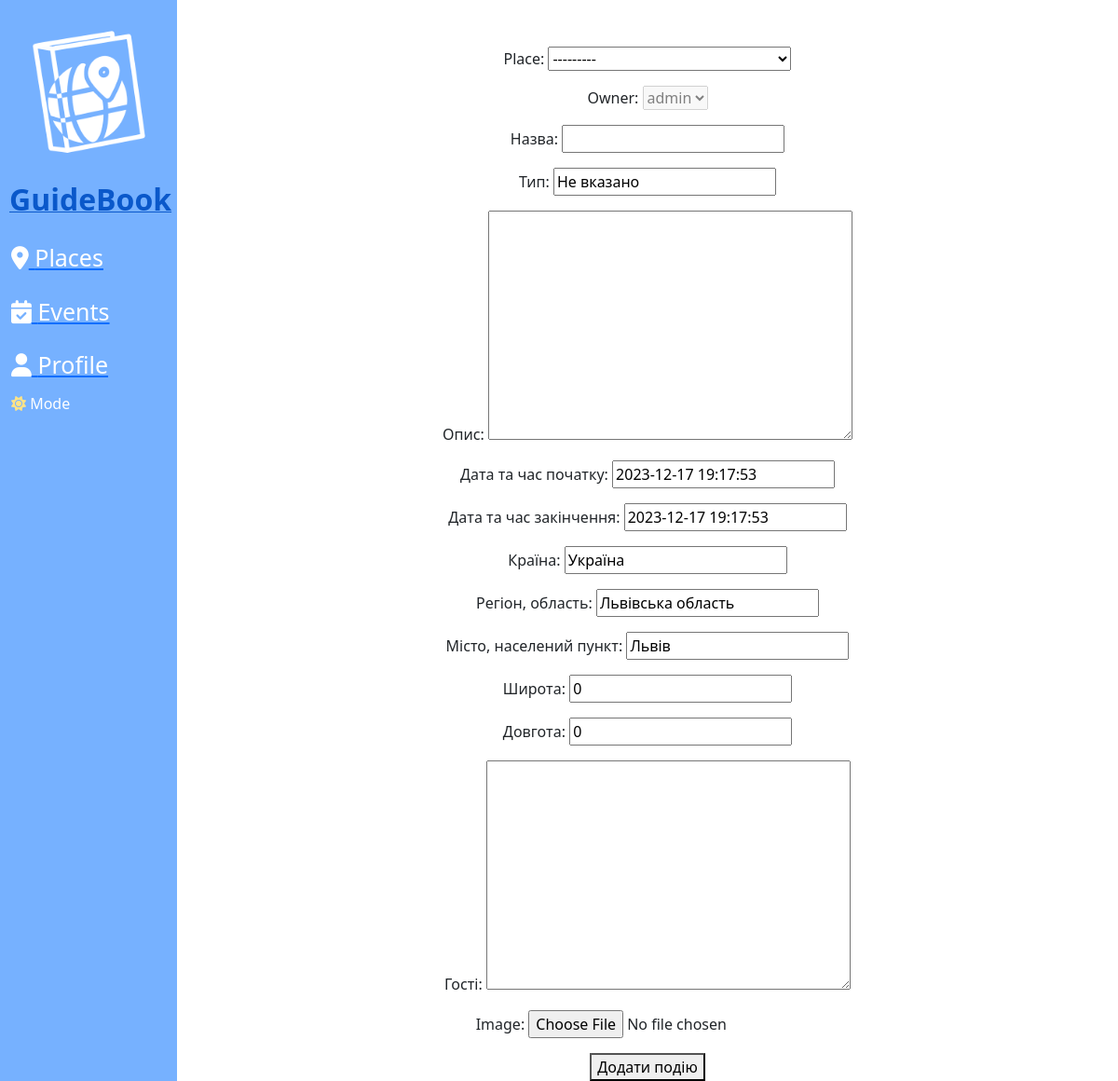
Screenshot of /events/add/ (signed in) with the database file from the repository.
### main/models.py (models this page shows)
class Place(models.Model):
    name = models.CharField('Назва', max_length=255)
    kind = models.CharField('Вид', max_length=255)
    type = models.CharField('Тип', max_length=255)
    average_review_score = models.FloatField('Середня оцінка відгуків', default=0)
    description = models.TextField('Опис')
    country = models.CharField('Країна', max_length=255, default='Україна')
    region = models.CharField('Регіон, область', max_length=255, default='Львівська область')
    city = models.CharField('Місто, населений пункт', max_length=255, default='Львів')
    latitude = models.FloatField('Широта', default=0)
    longitude = models.FloatField('Довгота', default=0)
    total_reviews = models.IntegerField('Кількість відгуків', default=0)
    total_score = models.IntegerField('Загальна оцінка', default=0)
    image = models.ImageField(upload_to='images/place/', default='default.jpg')
    def __str__(self):
        return self.name

### main/views.py (the view)
# urls.py: path('events/add/', views.events_add, name='events_add'),
def events_add(request):
    if request.method == 'POST':
        form = EventForm(request.POST, request.FILES)
        if form.is_valid():
            event = form.save(commit=False)
            event.owner = request.user  # Передача авторизованого користувача до поля owner
            event.save()
            return redirect('event-detail', event_id=event.id)
    else:
        form = EventForm(initial={'owner': request.user})  # Початкове значення для поля owner
        form.fields['owner'].disabled = True  # Робимо поле owner неактивним
    return render(request, 'main/events_add.html', {'form': form})

### main/forms.py
class EventForm(forms.ModelForm):
    class Meta:
        model = Event
        fields = ['place', 'owner', 'name', 'type', 'description', 'datetime_start', 'datetime_end', 'country', 'region', 'city', 'latitude', 'longitude', 'guests', 'image']

### main/templates/main/events_add.html (shortened to what this page needs)
{% extends 'main/layout.html' %}
{% block content %}
{% if user.is_authenticated %}
<div class="content">
    <form method="post" enctype="multipart/form-data">
    {{ form.as_p }}
    <button type="submit">Додати подію</button>
    </form>
</div>
{% else %}
<div class="content"><h3>This page is not available for you</h3></div>
{% endif %}
{% endblock %}

### main/static/main/css/main.css (style rules this page uses)
body { transition: background-color 0.5s ease; background: rgb(255, 255, 255); }
body .content { margin-top: 50px; text-align: center; width: calc(100% - 190px); float: left; margin-left: 190px; }

### rows the page displays
Place: type "Не вказано", country "Україна", region "Львівська область", city "Львів", latitude "0", longitude "0"
